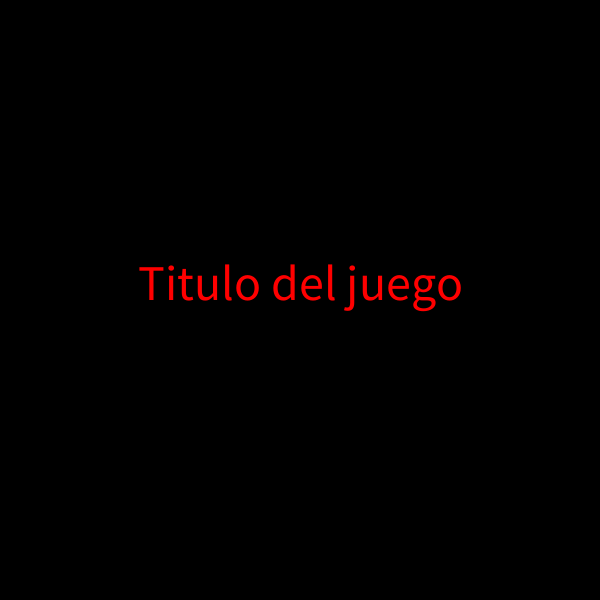
Frame 1 (no input)
Frame 60 (the mouse pressed at the canvas centre just before this capture): identical to frame 1, image omitted
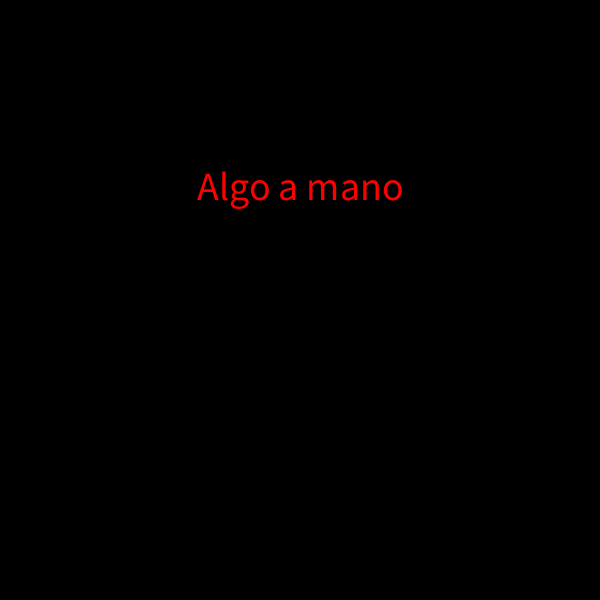
Frame 120 (the mouse held since frame 60 and released just before this capture)

The Processing sketch that drew these frames (run headless with seeded random() and noise(); from frame 60 on, the mouse is pressed at the canvas centre):

// Processing sketch: estadosDeJuego
// ── estadosDeJuego.pde
String [] textos = {"Titulo del juego", "Instrucciones \n \n Presione Enter", 
  "Estamos jugando", "Ganaste", "Game Over"};
int estado;
void setup() {
  size(600, 600);
}
void draw() {
  background(0);
  // String texto, int px, int py, int tamText <<< parámetros de la funcion
  if (estado==0) {
    pantallas(textos[0], width/2, height/2, 50 );
  } else if (estado==1) {
    pantallas("Algo a mano", width/2, 200, 40 );
  } else if (estado==2) {
    pantallas(textos[2], 200, 100, 50 );
  } else if (estado==3) {
    pantallas(textos[3], 300, 400, 60 );
  } else if (estado==4) {
    pantallas(textos[4], width/2, height/2, 50 );
  }
}
void mousePressed() {
  estado ++;
}
void pantallas(String texto, int px, int py, int tamText) {
  textSize(tamText);
  textAlign(CENTER);
  fill(255, 0, 0);
  text(texto, px, py);
}
